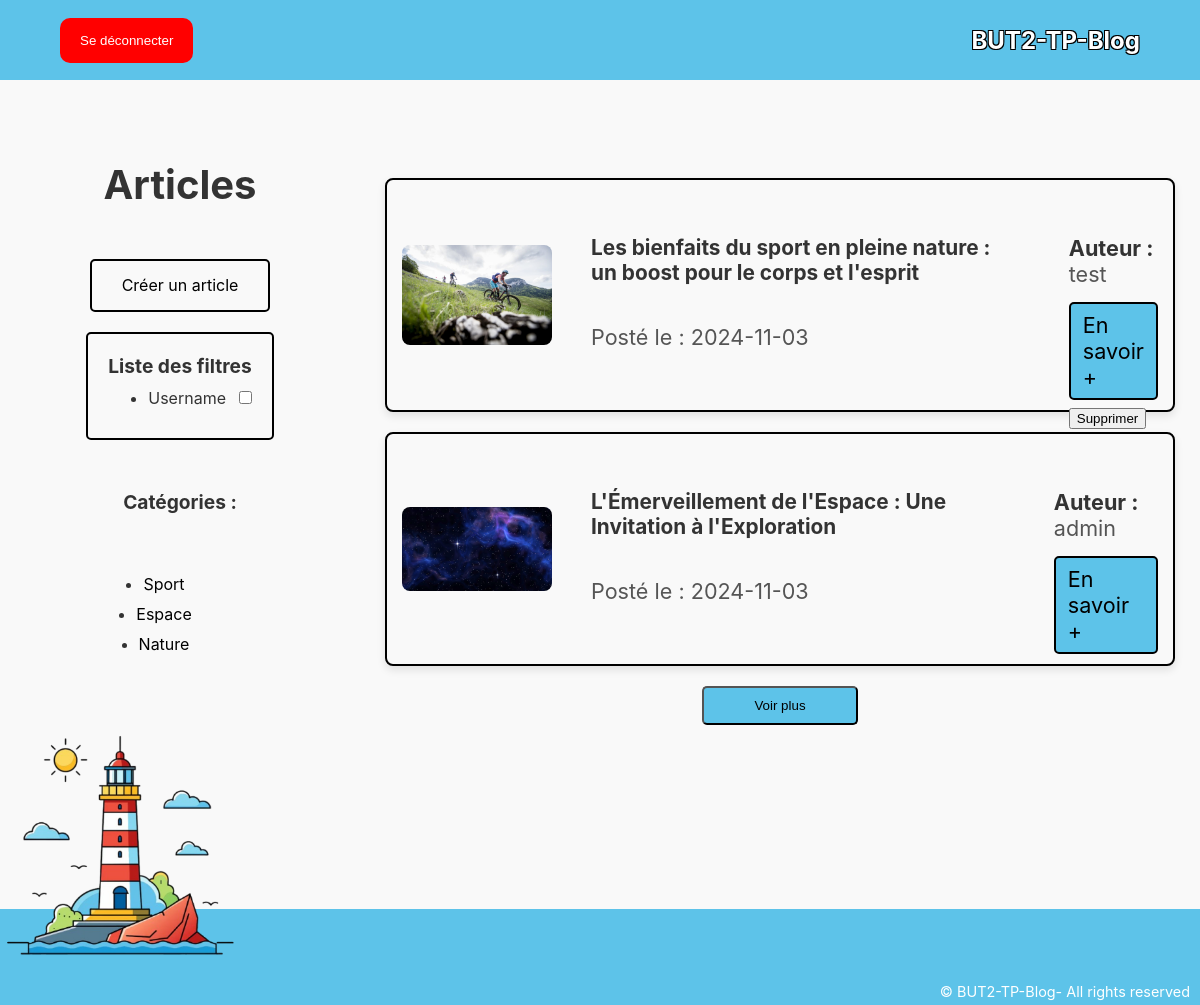
The app's page /code/index.php (signed in) with its own data.
### tables this page shows
CREATE TABLE IF NOT EXISTS `category` (
  `id_cat` int NOT NULL AUTO_INCREMENT,
  `name_cat` varchar(200) NOT NULL,
  PRIMARY KEY (`id_cat`)
);

CREATE TABLE IF NOT EXISTS `article` (
  `id_article` int NOT NULL AUTO_INCREMENT,
  `title_article` varchar(100) NOT NULL,
  `content_article` varchar(800) NOT NULL,
  `picture_article` varchar(200) NOT NULL,
  `id` int DEFAULT NULL,
  `date_article` date DEFAULT NULL,
  PRIMARY KEY (`id_article`),
  KEY `foreign` (`id`)
);

CREATE TABLE IF NOT EXISTS `user` (
  `id` int NOT NULL AUTO_INCREMENT,
  `email` varchar(200) NOT NULL,
  `mdp` varchar(200) NOT NULL,
  `pseudo` varchar(200) DEFAULT NULL,
  `admin` tinyint(1) NOT NULL,
  PRIMARY KEY (`id`)
);

### code/components/bd.php (called while the page is built, shortened)
<?php
    function getConnexion() {
        try {
            $connexion = new PDO('mysql:host=localhost;dbname=blog_s2', 'root', '');
            $connexion->setAttribute(PDO::ATTR_ERRMODE, PDO::ERRMODE_EXCEPTION);
            return $connexion;
        }
        catch (PDOException $e){
            die('Erreur PDO : ' . $e->getMessage());
        }
        catch (Exception $e){
            die('Erreur Générale : ' . $e->getMessage());
        }
    }
    function getCategoryWithArticle($id_article){
        $connexion = getConnexion();
        $sql = "SELECT id_cat FROM article_category_link where id_article = $id_article";
        $stmt = $connexion->prepare($sql);
        $stmt->execute();
        return $stmt;
    }
    function getCategoryWithIdCategory($idCategory){
        $connexion = getConnexion();
        $sql = "SELECT name_cat FROM category where id_cat = $idCategory";
        $stmt = $connexion->prepare($sql);
        $stmt->execute();
        return $stmt;
    }
    function getCategory($pdo) {
        $sql = 'SELECT id_cat, name_cat FROM CATEGORY';
        $stmt = $pdo->prepare($sql);
        $stmt->execute();
        $categories = $stmt->fetchAll(PDO::FETCH_ASSOC);
        return $categories;
    }
    function getArticles($pdo) {
        $sql = 'SELECT id_article, title_article, content_article, picture_article,	id, date_article FROM ARTICLE';
        $stmt = $pdo->prepare($sql);
        $stmt->execute();
        $articles = $stmt->fetchAll(PDO::FETCH_ASSOC);
        return $articles;
    }
    function getUserWhoCreateArticle($id_user){
        $connexion = getConnexion();
        $sql = "SELECT pseudo FROM user where id = :id_user";
        $stmt = $connexion->prepare($sql);
        $stmt->execute([':id_user' => $id_user]);
        return $stmt;
    }
    function slugify($text) {
        $text = htmlentities($text, ENT_QUOTES, 'UTF-8');
        $text = preg_replace('/&([a-zA-Z])(uml|acute|grave|circ|tilde);/', '$1', $text);
        $text = preg_replace('/[\s-]+/', '-', trim($text));
        return strtolower($text);
    }
    function getIdWithPseudo ($pseudo){
        $connexion = getConnexion();
        $sql = "SELECT id FROM user WHERE pseudo = :pseudo";
        $stmt = $connexion->prepare($sql);
        $stmt->execute([':pseudo' => $pseudo]);
        $user = $stmt->fetch(PDO::FETCH_ASSOC);
        return $user['id'];
    }
?>

### code/index.php (the view, shortened to what this page needs)
<?php
include("./components/header.php");
include("./components/navbar.php");
$connexion = getConnexion();
$categories = getCategory($connexion);
$userId = getIdWithPseudo($_SESSION['pseudo']);
if ($_SESSION['sort'] === true) {
    $articles = getArticleSort($connexion);
} elseif ($_SESSION['sort'] === false) {
    $articles = getArticles($connexion);
}
?>
<main class="main-index">
    <div class="index-flex-container">
        <div class="container-1">
            <h2>Articles</h2>
            <div class="article-content">
                <a class='a-action' href="create_article">Créer un article</a>
                <div class="filter-checkbox">
                    <h3>Liste des filtres</h3>
                    <div>
                        <ul>
                            <li>
                                <div class="li-flex">
                                    <label for="filter">Username</label>
                                    <form id="filterForm" method="POST" action="index.php">
                                        <input type="checkbox" id="filter" name="filter" value="checked" onchange="document.getElementById('filterForm').submit();"
                                            <?php if ($_SESSION['sort'] === true) {
                                                echo 'checked';
                                            } ?>>
                                    </form>
                                </div>
                            </li>
                        </ul>
                    </div>
                </div>
            </div>
            <h3 class='category-title'>Catégories :</h3>
            <ul class="category-list">
                <?php
                foreach ($categories as $categorie) {
                    echo "<li><a class='a-category' href='article/{$categorie['name_cat']}'>{$categorie['name_cat']}</a></li>";
                }
                ?>
            </ul>
        </div>
        <div class="container-2">
            <?php
            foreach ($articles as $article) {
                $category_of_article_stmt = getCategoryWithArticle($article['id_article']);
                $category_of_article = $category_of_article_stmt->fetch(PDO::FETCH_ASSOC)['id_cat'];
                $category_name = getCategoryWithIdCategory($category_of_article)->fetch(PDO::FETCH_ASSOC)['name_cat'];
                $user_creator = getUserWhoCreateArticle($article['id'])->fetch(PDO::FETCH_ASSOC)['pseudo'];
                $category_slug = slugify($category_name);
                $article_slug = slugify($article['title_article']);
                $baseUrl = $_SESSION['baseUrl'];
                echo "
                <div class='article-index article-{$article['id_article']}'>
                    <div class='image-article'>
                        <img src='{$baseUrl}assets/article/{$article['picture_article']}' alt='image-article'>
                    </div>
                    <div class='content-article'>
                        <div class='title-content-article'>
                            <h3>{$article['title_article']}</h3>
                            <p>Posté le : {$article['date_article']}</p>
                        </div>
                        <div class='content-article-bottom'>
                            <div class='content-article-author'>
                                <p><strong>Auteur : </strong> {$user_creator}</p>
                            </div>
                            <a class='a-redirection' href='article/$category_slug/{$article_slug}'>En savoir +</a>
                ";
                if ($userId === $article['id']) {
                    echo "
                            <form method='GET' action='index.php' style='display:inline;'>
                                <button type='submit' name='delete' value='{$article['id_article']}' onclick='return confirm(\"Êtes-vous sûr de vouloir supprimer cet article ?\");'>Supprimer</button>
                            </form>
                    ";
                }
                echo "
                        </div>
                    </div>
                </div>
                ";
            }
            ?>
            <button type="button" class="button-show-more">Voir plus</button>
        </div>
    </div>
</main>
<?php
include("./components/footer.php");
?>

### code/styles/style.css (style rules this page uses)
:root { --font-family: 'Inter', sans-serif; --font-family-italic: 'Inter Italic', sans-serif; --primary-bg-color: #5DC3E9; --primary-font-color: white; --secondary-bg-color: #f9f9f9; --secondary-font-color: #333; --highlight-color: #007bbd; --error-color: red; --input-bg-color: #D9D9D9; }
* { margin: 0; }
body { font-family: var(--font-family); background-color: var(--secondary-bg-color); color: var(--secondary-font-color); }
h2 { font-size: 2.5em; }
h3 { font-size: 1.5em; }
p { font-size: 1.25em; }
.content-article { display: flex; gap: 4vw; padding-top: 5vh; padding-bottom: 5vh; padding-left: 3vh; text-align: left; align-items: center; font-size: 1.5em; }
.index-flex-container { display: flex; justify-content: space-between; margin-top: 5%; }
.container-1 { width: 30%; display: flex; flex-direction: column; align-items: center; gap: 50px; }
.article-content { width: 80%; display: flex; flex-direction: column; align-items: center; gap: 20px; }
.container-2 { display: flex; flex-direction: column; align-items: center; width: 70%; min-height: 50vh; height: auto; margin-top: 1.5%; }
.filter-checkbox { border: 2px solid black; border-radius: 5px; padding: 20px; }
.li-flex { display: flex; justify-content: space-between; align-items: center; margin-bottom: 10px; }
.a-action { border: black 2px solid; background-color: transparent; color: black; padding: 5% 30px 5% 30px; border-radius: 5px; text-decoration: none; }
.a-category { color: black; text-decoration: none; }
.article-index { display: flex; border: 2px solid black; border-radius: 8px; padding: 15px; width: 90%; margin-bottom: 20px; box-shadow: 0px 4px 8px rgba(0, 0, 0, 0.1); height: 200px; justify-content: space-between; background-color: var(--secondary-bg-color); }
.image-article { display: flex; justify-content: center; align-items: center; height: 100%; }
.image-article img { width: 150px; height: auto; border-radius: 8px; }
.content-article { margin-left: 15px; display: flex; flex-direction: row; align-items: start; width: 100%; justify-content: space-between; }
.title-content-article { display: flex; flex-direction: column; height: 100%; justify-content: space-between; }
.content-article .title-content-article h3 { font-size: 1.3rem; }
.content-article-bottom { display: flex; justify-content: space-between; flex-direction: column; height: 100%; }
.content-article-author { display: flex; align-items: end; flex-direction: column; }
.button-show-more { background-color: var(--primary-bg-color); color: black; padding: 10px 50px; border-radius: 5px; text-decoration: none; }
h3 { font-size: 1.2em; margin: 0 0 10px 0; color: var(--secondary-font-color); }
p { font-size: 0.9em; color: #555; margin: 0 0 5px 0; }
ul.category-list { width: 100%; display: flex; flex-direction: column; justify-content: center; align-items: center; margin-right: 20%; }
ul.category-list>li { margin-bottom: 10px; }
.a-redirection { display: inline-block; padding: 8px 12px; background-color: var(--primary-bg-color); color: black; border: 2px solid black; text-decoration: none; border-radius: 5px; font-size: 0.9em; margin-top: 10px; }
strong { font-weight: bold; color: var(--secondary-font-color); }

### records on screen
category: name_cat "Sport"
category: name_cat "Espace"
category: name_cat "Nature"
article: picture_article (picture), title_article "Les bienfaits du sport en pleine nature : un boost pour le corps et l'esprit", date_article "2024-11-03", id.pseudo "test", $article['id_article'] 9 (drawn)
article: picture_article (picture), title_article "L'Émerveillement de l'Espace : Une Invitation à l'Exploration", date_article "2024-11-03", id.pseudo "admin"
